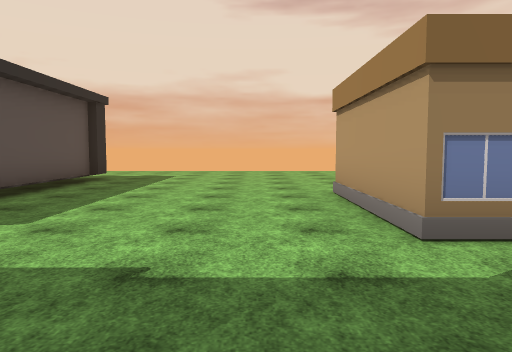
View 1 (above)

21 first-person views from a walk through a Unity game level. The camera is 1.5 m above the floor, tilts 4° down and sees 70° across. The floor is counted in squares, 2 m on a side. Each view is taken from the middle of a square. On the plan, view 1 faces up. The plan holds only what a view shows up to about 11 squares ahead; the rest is blank. The place goes on beyond the plan. The player is left out. Some animated figures are not drawn. Some surface patterns are stand-ins.

View 2
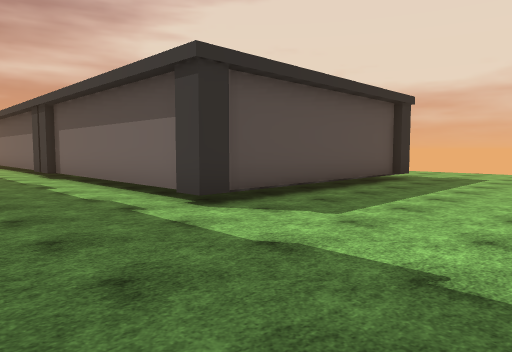

View 3
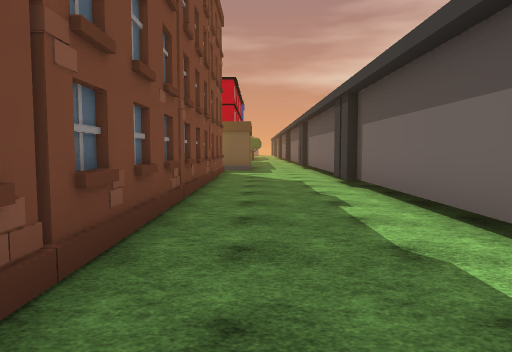

View 4
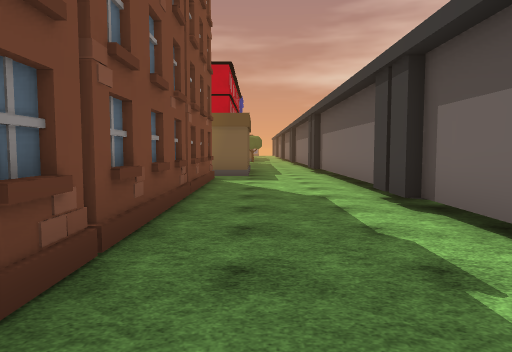

View 5
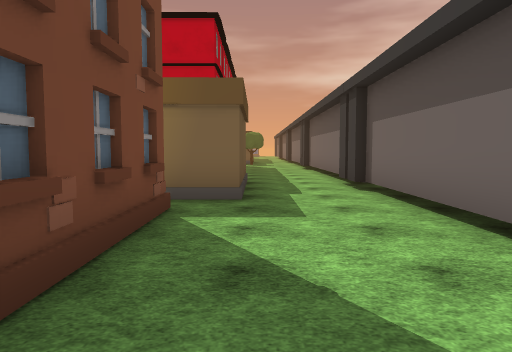

View 6
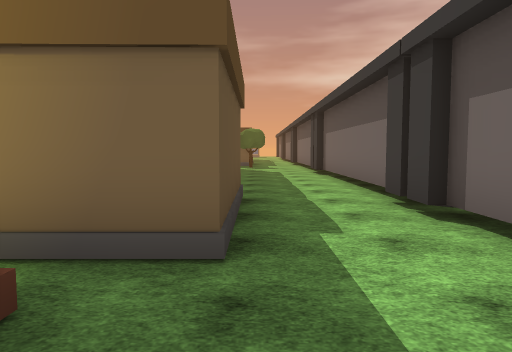

View 7
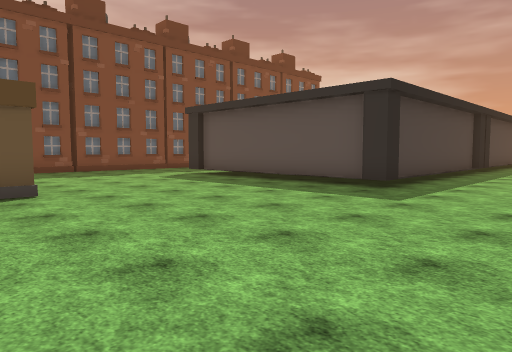

View 8
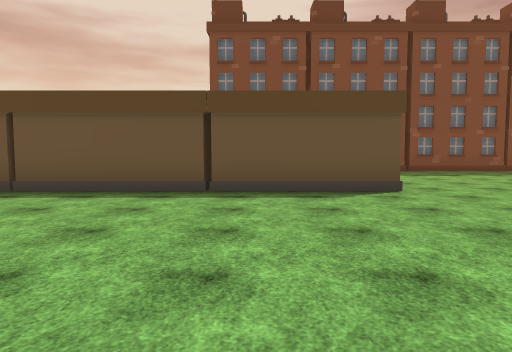

View 9
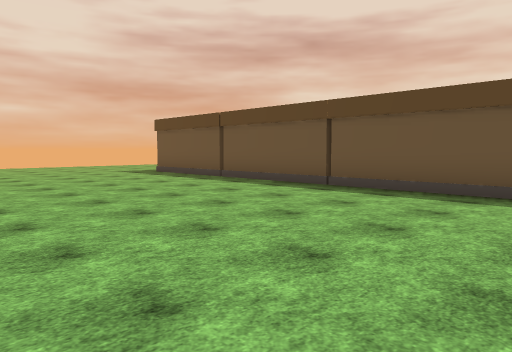

View 10
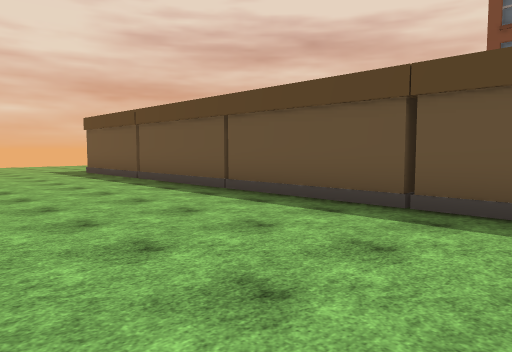

View 11
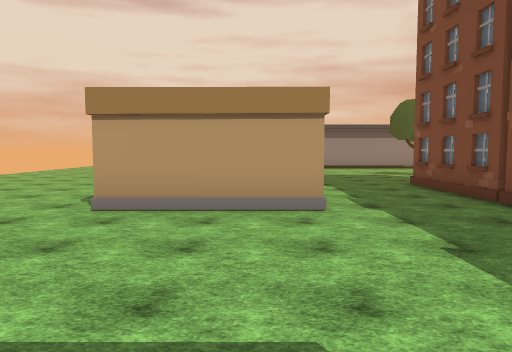

View 12
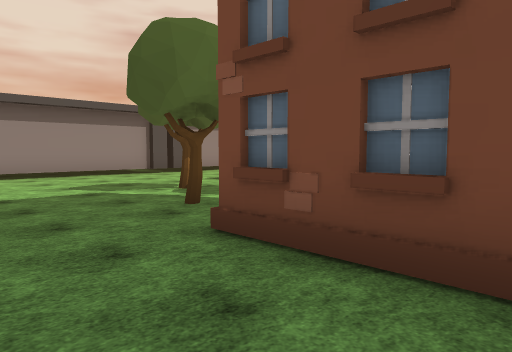

View 13
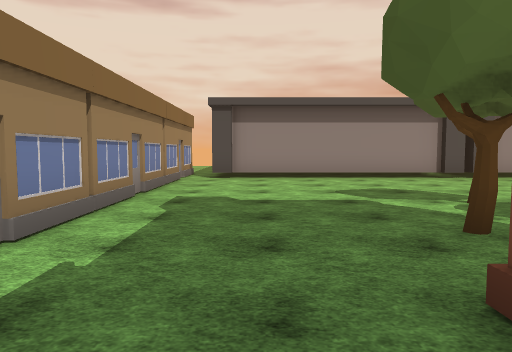

View 14
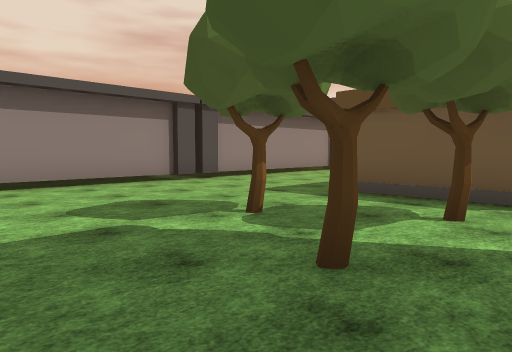

View 15
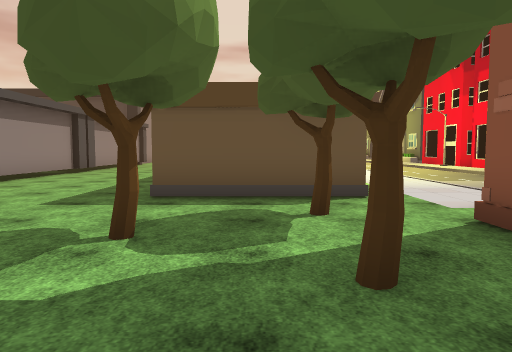

View 16
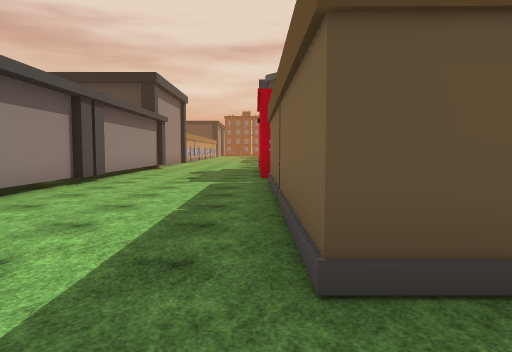

View 17
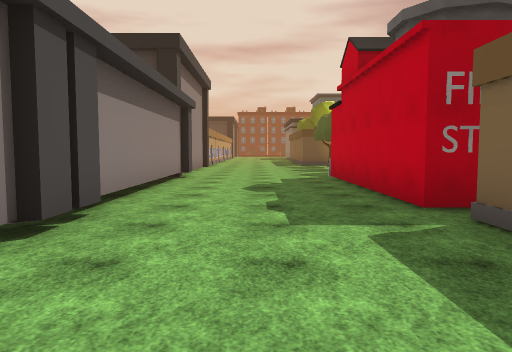

View 18
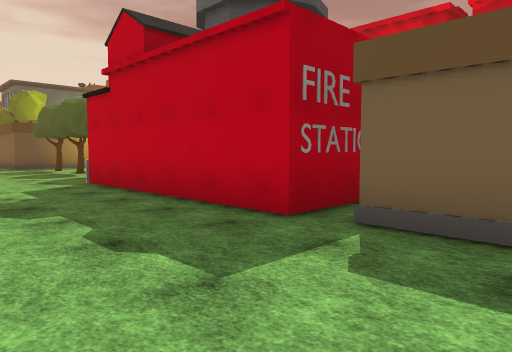

View 19
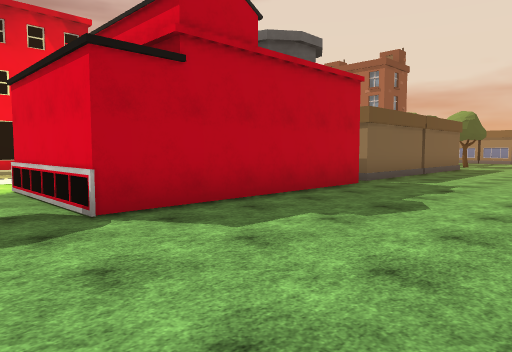

View 20
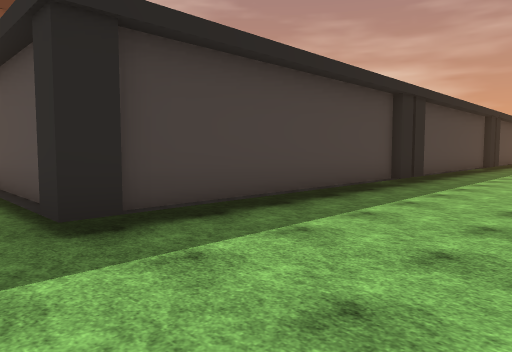

View 21
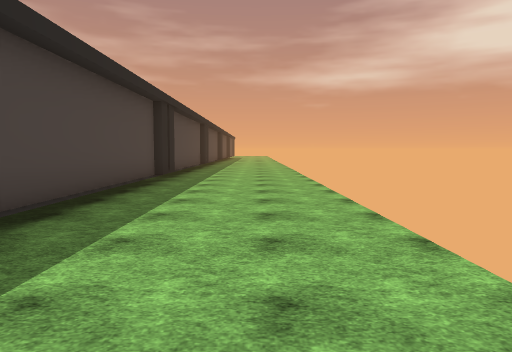

### Floor plan
Key: @ floor where view 1 was taken; # wall or solid block; . main floor; : floor 0.25 m higher than the main floor; / step, stairs or slope; H house; T tree; O other object.
Columns run from 22 left of view 1 to 14 right of it. Each row starts with its distance up from view 1.
 13   ...........   ....  ........
 12   .................................
 11   ...................................
 10   ...................................
  9    ################..................
  8                  #/..................
  7                  #/..................
  6                  #/.....#############
  5                  #/.....#  #
  4                  #/.....#
  3 ###################.....H H  #H##H#H#
  2 ....................................#
  1 ....................................#
  0      #.H##.##HH#.#  HH@ #H##........#
 -1      #.                     .T......#
 -2                             ...T....#
 -3               HH          H//T......#
 -4                            :/.......#
 -5                           .:/###....#
 -6                           .:H   ....#
 -7                          ..:/   ....#
 -8                         ...:    ....#
 -9                         ...     ....#
-10                         ..      ....#
-11                                 ....#
-12                                .....#
-13                               ##....#
-14                                #....#
-15                                #....#
-16                                #....#
-17                                #....#
-18                             /###....#
-19                             /........
-20                                O.....

Where each view was taken, in squares from view 1:
view 1: 0 up, 0 right, facing up
view 2: 0 up, 0 right, facing up-left
view 3: 1 up, 3 left, facing left
view 4: 1 up, 6 left, facing left
view 5: 1 up, 11 left, facing left
view 6: 1 up, 14 left, facing left
view 7: 13 up, 3 right, facing down-left
view 8: 13 up, 4 right, facing down
view 9: 13 up, 4 right, facing down-right
view 10: 11 up, 3 right, facing down-right
view 11: 4 up, 4 left, facing right
view 12: 2 up, 3 right, facing down-right
view 13: 1 up, 4 right, facing right
view 14: 1 up, 6 right, facing down-right
view 15: 1 up, 8 right, facing down
view 16: 3 down, 10 right, facing down
view 17: 8 down, 12 right, facing down
view 18: 10 down, 13 right, facing down-left
view 19: 20 down, 14 right, facing up-left
view 20: 13 up, 3 left, facing down-left
view 21: 12 up, 9 left, facing left
